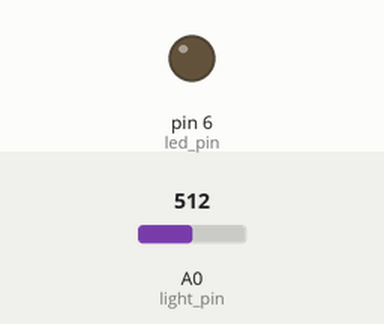
The sketch below on a simulated Arduino Uno, built with avr-gcc and run on an emulated ATmega328P. On the bench: output pins drawn as LEDs (lit = HIGH). Inputs (shaded band) come from the test bench; at power-on: A0 (light_pin) = 512.

Above: at 1.2 s.
1.3 s: A0 (light_pin) set to 212
2.8 s: A0 (light_pin) set to 187
At 3.4 s:
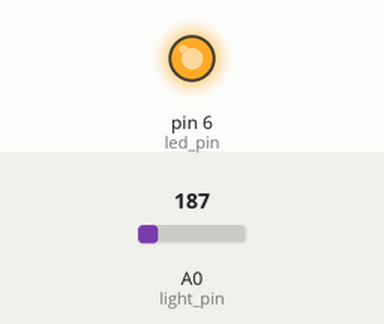
4.3 s: A0 (light_pin) set to 210
At 5.5 s:
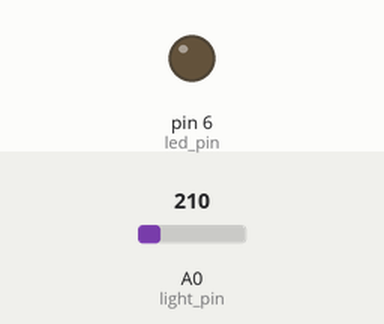
5.8 s: A0 (light_pin) set to 190
At 6.9 s:
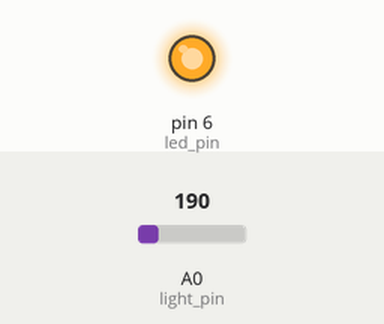
Timing chart, 0 to 8.3 s (numbered marks = the images above; inputs shaded):
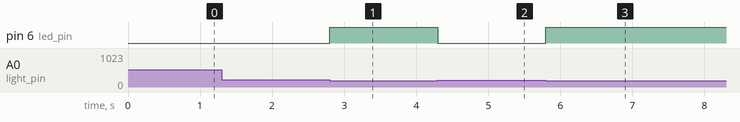

The sketch:

16_photoregister.ino
```cpp
const int light_pin = A0;
const int led_pin = 6;

const int threshold = 200;
void setup()
{
  pinMode(led_pin, OUTPUT);
}

void loop()
{
  int val = analogRead(light_pin);

  if(val< threshold)
  {
  digitalWrite(led_pin, HIGH);
  }
  else
  {
  digitalWrite(led_pin, LOW);
  }
}
```

Measured:
- the behaviour switches between 200 and 199 on A0 (light_pin) (found by bisection; images 0 and 1)
- after the input at 1.3 s, every drawn part: stays the same
- after the input at 2.8 s, pin 6 (led_pin): LOW → HIGH at once
- after the input at 4.3 s, pin 6 (led_pin): HIGH → LOW at once
- after the input at 5.8 s, pin 6 (led_pin): LOW → HIGH at once
